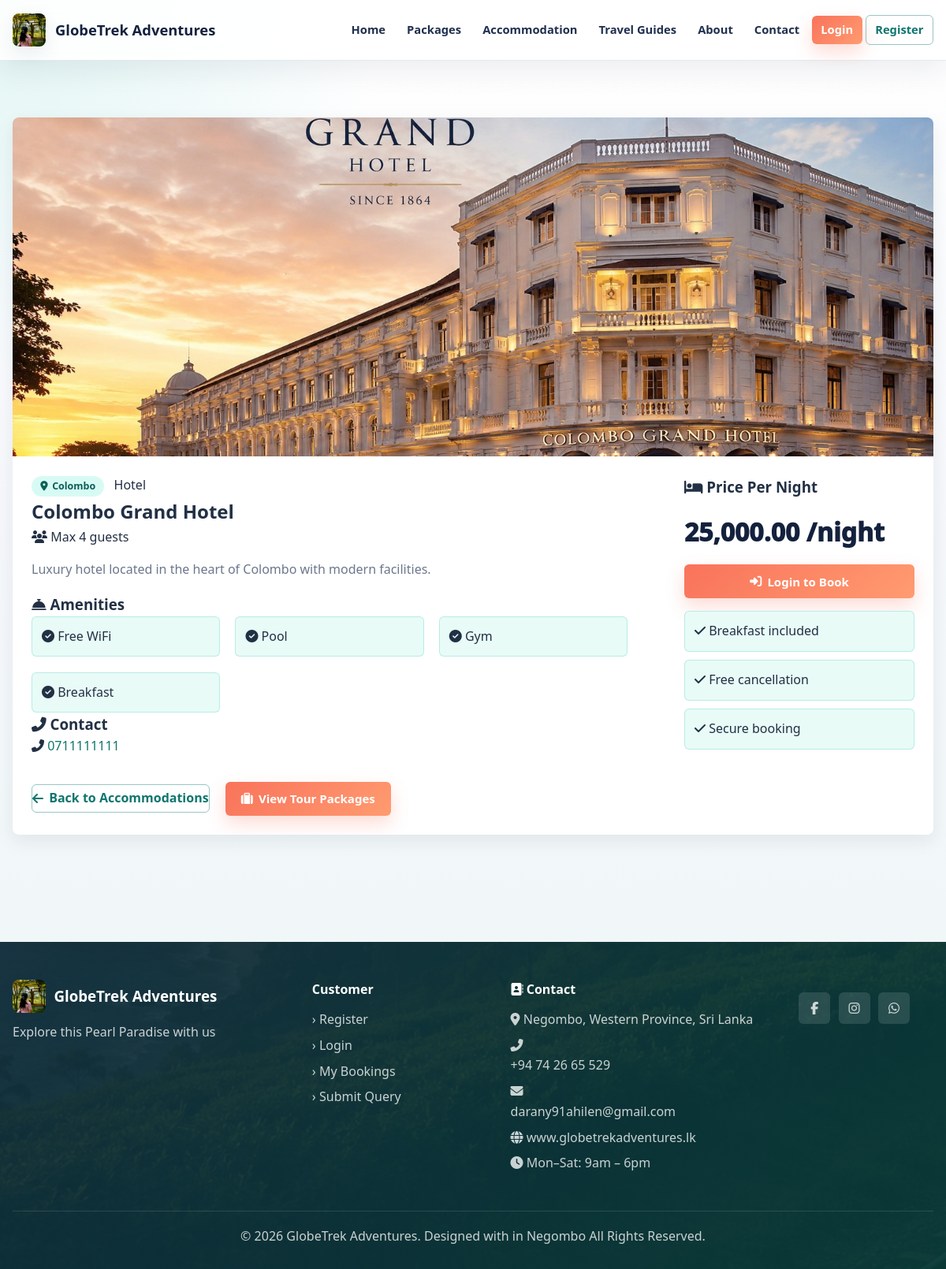
Screenshot of /index.php?url=home/accommodationDetail/1 with the database file from the repository.
### tables this page shows
CREATE TABLE `accommodations` (
  `id` int(11) NOT NULL,
  `name` varchar(200) NOT NULL,
  `location` varchar(200) DEFAULT NULL,
  `type` enum('hotel','guesthouse','resort','villa') DEFAULT 'hotel',
  `description` text DEFAULT NULL,
  `price_per_night` decimal(10,0) NOT NULL,
  `max_guests` int(11) DEFAULT 2,
  `image` varchar(255) DEFAULT 'default.jpg',
  `amenities` text DEFAULT NULL,
  `contact_phone` varchar(50) DEFAULT NULL,
  `contact_email` varchar(100) DEFAULT NULL,
  `status` enum('active','inactive') DEFAULT 'active',
  `created_at` datetime DEFAULT current_timestamp()
);

### controllers/HomeController.php (called while the page is built, shortened)
<?php
class HomeController {
    private $db;
    public function __construct() {
        $database = new Database();
        $this->db = $database->getConnection();
    }
        public function accommodationDetail($id) {
            $accommodationModel = new Accommodation($this->db);
            $accommodation = $accommodationModel->getById($id);
            require_once BASE_PATH . '/views/home/accommodation_detail.php';
        }
}
?>

### config/database.php (called while the page is built, shortened)
<?php
class Database {
    private $host = 'localhost';
    private $dbname = 'globetrek_adv';
    private $username = 'root';
    private $password = '';
    public function getConnection() {
        $this->conn = null;
        try {
            $this->conn = new PDO(
                "mysql:host={$this->host};dbname={$this->dbname};charset=utf8",
                $this->username,
                $this->password
            );
            $this->conn->setAttribute(PDO::ATTR_ERRMODE, PDO::ERRMODE_EXCEPTION);
            $this->conn->setAttribute(PDO::ATTR_DEFAULT_FETCH_MODE, PDO::FETCH_ASSOC);
        } catch(PDOException $e) {
            error_log("Connection Error: " . $e->getMessage());
            die(json_encode(['error' => 'Database connection failed']));
        }
        return $this->conn;
    }
}
?>

### models/Accommodation.php (called while the page is built, shortened)
<?php
class Accommodation {
    private $conn;
    private $table = 'accommodations';
    public function __construct($db) {
        $this->conn = $db;
    }
    public function getById($id) {
        $sql  = "SELECT * FROM {$this->table}
                 WHERE id = :id AND status = 'active' LIMIT 1";
        $stmt = $this->conn->prepare($sql);
        $stmt->bindParam(':id', $id);
        $stmt->execute();
        return $stmt->fetch();
    }
}
?>

### views/home/accommodation_detail.php (the view)
<?php require_once BASE_PATH . '/views/layouts/header.php'; ?>
<section class="section">
    <div class="container">
        <div class="package-detail">
            <img class="detail-hero"
                 src="http://localhost/globetrek/assets/images/<?= htmlspecialchars($accommodation['image']) ?>"
                 alt="<?= htmlspecialchars($accommodation['name']) ?>"
                 onerror="this.src='http://localhost/globetrek/assets/images/default.jpg'">
            <div class="detail-layout">
                <div class="detail-content">
                    <span class="badge">
                        <i class="fas fa-map-marker-alt"></i>
                        <?= htmlspecialchars($accommodation['location']) ?>
                    </span>
                    <span class="acc-type-badge acc-<?= $accommodation['type'] ?>"
                          style="margin-left:8px;">
                        <?= ucfirst($accommodation['type']) ?>
                    </span>
                    <h1><?= htmlspecialchars($accommodation['name']) ?></h1>
                    <div class="rating-row">
                        <span>
                            <i class="fas fa-users"></i>
                            Max <?= $accommodation['max_guests'] ?> guests
                        </span>
                    </div>
                    <p class="description">
                        <?= nl2br(htmlspecialchars($accommodation['description'])) ?>
                    </p>
                    <h3>
                        <i class="fas fa-concierge-bell"></i>
                        Amenities
                    </h3>
                    <div class="amenities-grid">
                        <?php
                        $amenities = explode(',', $accommodation['amenities']);
                        foreach ($amenities as $amenity):
                        ?>
                        <div class="amenity-item">
                            <i class="fas fa-check-circle"></i>
                            <?= htmlspecialchars(trim($amenity)) ?>
                        </div>
                        <?php endforeach; ?>
                    </div>
                    <?php if (!empty($accommodation['contact_phone'])): ?>
                    <h3>
                        <i class="fas fa-phone-alt"></i>
                        Contact
                    </h3>
                    <p>
                        <i class="fas fa-phone-alt" style="color:var(--blue);"></i>
                        <a href="tel:<?= htmlspecialchars($accommodation['contact_phone']) ?>">
                            <?= htmlspecialchars($accommodation['contact_phone']) ?>
                        </a>
                    </p>
                    <?php endif; ?>
                    <div style="margin-top:2rem;">
                        <a href="http://localhost/globetrek/index.php?url=home/accommodation"
                           class="btn-outline-main">
                            <i class="fas fa-arrow-left"></i>
                            Back to Accommodations
                        </a>
                        <a href="http://localhost/globetrek/index.php?url=package/index"
                           class="btn-primary"
                           style="margin-left:1rem;">
                            <i class="fas fa-suitcase"></i>
                            View Tour Packages
                        </a>
                    </div>
                </div>
                <div class="booking-widget">
                    <h3>
                        <i class="fas fa-bed"></i>
                        Price Per Night
                    </h3>
                    <div class="price-display">
                        <?= number_format($accommodation['price_per_night'], 2) ?>
                        <span>/night</span>
                    </div>
                    <?php if (isset($_SESSION['user_id'])): ?>
                        <a href="http://localhost/globetrek/index.php?url=package/index"
                           class="btn-primary btn-full">
                            <i class="fas fa-suitcase"></i>
                            Book a Package
                        </a>
                    <?php else: ?>
                        <a href="http://localhost/globetrek/index.php?url=auth/login"
                           class="btn-primary btn-full">
                            <i class="fas fa-sign-in-alt"></i>
                            Login to Book
                        </a>
                    <?php endif; ?>
                    <ul class="widget-includes">
                        <li>
                            <i class="fas fa-check"></i>
                            Breakfast included
                        </li>
                        <li>
                            <i class="fas fa-check"></i>
                            Free cancellation
                        </li>
                        <li>
                            <i class="fas fa-check"></i>
                            Secure booking
                        </li>
                    </ul>
                </div>
            </div>
        </div>
    </div>
</section>
<?php require_once BASE_PATH . '/views/layouts/footer.php'; ?>

### assets/style.css (style rules this page uses)
*, *::before, *::after { box-sizing: border-box; margin: 0; padding: 0; }
:root { --ink: #14213d; --ink-2: #20304f; --teal: #0f766e; --teal-2: #14b8a6; --coral: #f9735b; --amber: #f4b942; --mint: #e8fbf7; --cloud: #f5f7fb; --paper: #ffffff; --line: #dbe3ee; --text: #223044; --muted: #6b778c; --success: #15803d; --danger: #dc2626; --warning: #d97706; --info: #2563eb; --shadow-sm: 0 8px 22px rgba(20, 33, 61, 0.08); --shadow: 0 18px 45px rgba(20, 33, 61, 0.12); --shadow-lg: 0 26px 70px rgba(20, 33, 61, 0.18); --radius: 8px; --radius-sm: 6px; --ease: 180ms ease; }
html { scroll-behavior: smooth; }
body { min-height: 100vh; background: radial-gradient(circle at top left, rgba(20, 184, 166, 0.12), transparent 30rem), linear-gradient(180deg, #ffffff 0%, var(--cloud) 42%, #edf7f5 100%); color: var(--text); font-family: "Segoe UI", system-ui, -apple-system, BlinkMacSystemFont, Arial, sans-serif; line-height: 1.6; letter-spacing: 0; }
img { max-width: 100%; }
a { color: var(--teal); text-decoration: none; transition: color var(--ease), background var(--ease), transform var(--ease), box-shadow var(--ease); }
.container { width: min(1180px, calc(100% - 32px)); margin: 0 auto; }
.section { padding: 4.5rem 0; animation: pageFade 420ms ease both; }
.btn-nav, .btn-primary, .btn-view, .btn-edit, .btn-featured-on, .btn-featured-off, .btn-danger, .btn-clear, .btn-outline-main, .btn-sm { min-height: 36px; border-radius: var(--radius-sm); border: 0; cursor: pointer; display: inline-flex; align-items: center; justify-content: center; gap: 0.45rem; font-weight: 800; line-height: 1.2; transition: transform var(--ease), box-shadow var(--ease), background var(--ease), color var(--ease), border-color var(--ease); }
.btn-nav, .btn-primary, .btn-view { background: linear-gradient(135deg, var(--coral), #ff9b70); color: #fff !important; box-shadow: 0 10px 22px rgba(249, 115, 91, 0.25); }
.btn-outline, .btn-outline-main, .btn-clear { background: transparent !important; border: 1.5px solid rgba(15, 118, 110, 0.42) !important; color: var(--teal) !important; box-shadow: none; }
.btn-primary { padding: 0.78rem 1.25rem; font-size: 0.94rem; }
.btn-full { width: 100%; }
.card-grid, .features-grid, .destinations-grid, .amenities-grid { display: grid; gap: 1.2rem; }
.amenities-grid { grid-template-columns: repeat(auto-fill, minmax(180px, 1fr)); }
.meta-item, .badge, .card-tag, .status-badge, .secure-badge { display: inline-flex; align-items: center; gap: 0.35rem; border-radius: 999px; font-size: 0.78rem; font-weight: 800; line-height: 1; }
.badge { color: #0b5f57; background: #d7fbf4; padding: 0.42rem 0.7rem; }
.packages-layout, .dashboard-layout, .booking-form-layout, .payment-layout, .detail-layout { display: grid; gap: 1.5rem; align-items: start; }
.booking-form-layout, .payment-layout, .detail-layout { grid-template-columns: minmax(0, 1fr) 340px; }
.package-detail { background: var(--paper); border-radius: var(--radius); overflow: hidden; box-shadow: var(--shadow-sm); }
.detail-hero { width: 100%; max-height: 430px; object-fit: cover; display: block; }
.detail-content, .booking-widget { padding: 1.5rem; }
.description { color: var(--muted); margin: 1rem 0; }
.includes-list, .widget-includes { list-style: none; display: grid; gap: 0.65rem; margin: 1rem 0; }
.includes-list li, .widget-includes li, .amenity-item { background: var(--mint); border: 1px solid rgba(20, 184, 166, 0.22); border-radius: var(--radius-sm); padding: 0.75rem; }
.price-display { color: var(--ink); font-size: 2rem; font-weight: 950; margin: 1rem 0; }

### rows the page displays
accommodations: image (picture), location "Colombo", type "Hotel", name "Colombo Grand Hotel", max_guests "4", description "Luxury hotel located in the heart of Colombo with modern facilities.", amenities "Free WiFi", amenities "Pool", amenities "Gym", amenities "Breakfast", contact_phone "0711111111", price_per_night "25,000.00"
